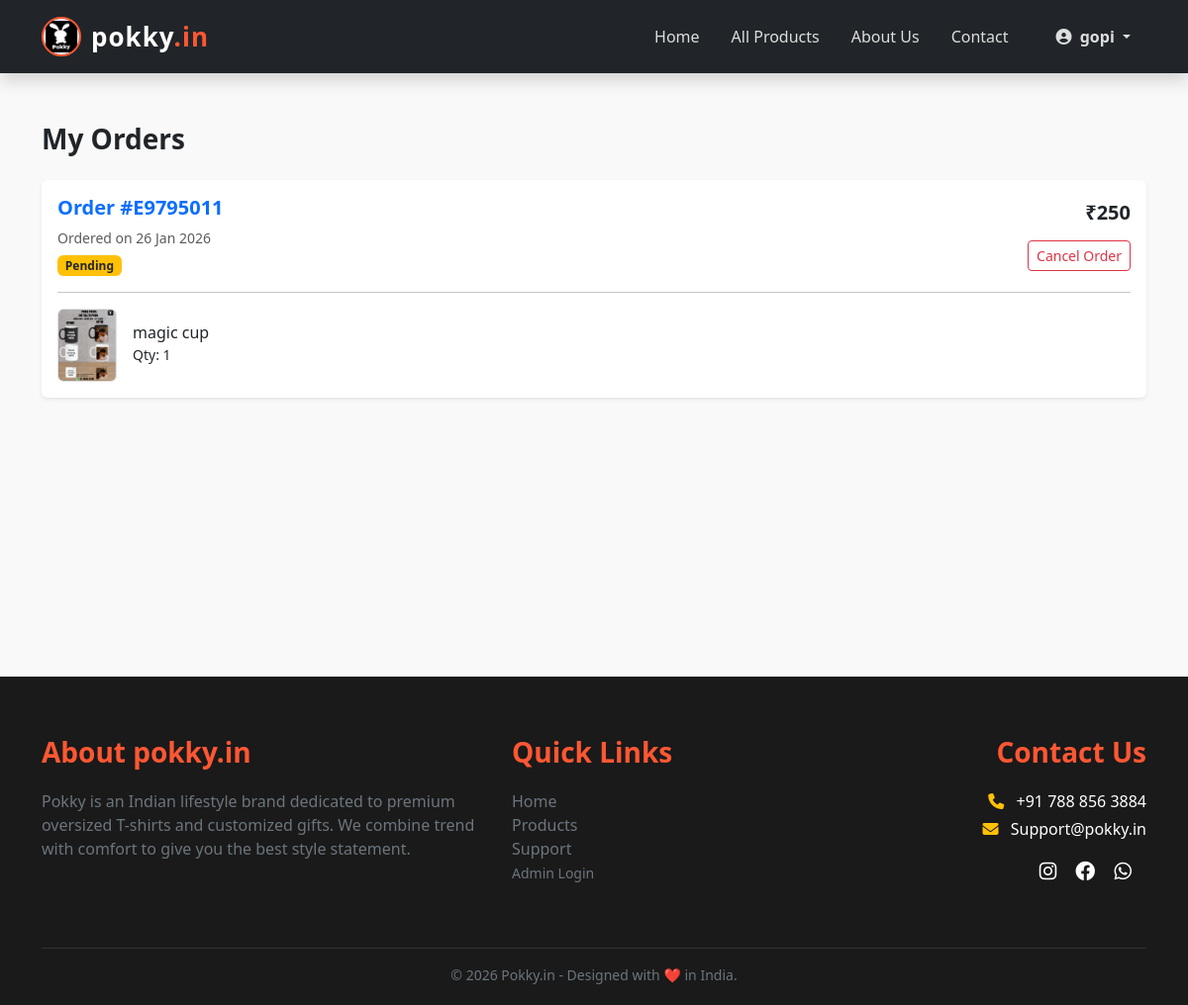
The app's page /my-orders/ (signed in) with its own data.
### store/models.py (models this page shows, shortened)
class Order(models.Model):
    STATUS_CHOICES = (
        ('Pending', 'Pending'),
        ('Accepted', 'Accepted'),
        ('Packed', 'Packed'),
        ('Shipped', 'Shipped'),
        ('Delivered', 'Delivered'),
        ('Cancelled', 'Cancelled'),
    )
    user = models.ForeignKey(User, on_delete=models.CASCADE, null=True, blank=True)
    full_name = models.CharField(max_length=100)
    address = models.TextField()
    phone = models.CharField(max_length=15)
    city = models.CharField(max_length=50)
    pincode = models.CharField(max_length=10)
    total_amount = models.IntegerField()
    status = models.CharField(max_length=20, choices=STATUS_CHOICES, default='Pending')
    created_at = models.DateTimeField(auto_now_add=True)
    order_id = models.CharField(max_length=50, unique=True, blank=True)
    awb_code = models.CharField(max_length=100, blank=True, null=True)  # Shiprocket Tracking No
    courier_name = models.CharField(max_length=100, blank=True, null=True)
    qr_code = models.ImageField(upload_to='qr_codes/', blank=True, null=True)

class OrderItem(models.Model):
    order = models.ForeignKey(Order, on_delete=models.CASCADE)
    product = models.ForeignKey(Product, on_delete=models.CASCADE)
    quantity = models.IntegerField(default=1)
    price = models.IntegerField()

class Product(models.Model):
    name = models.CharField(max_length=200)
    price = models.IntegerField()
    description = models.TextField(blank=True)
    image = models.ImageField(upload_to='uploads/products/')
    is_sale = models.BooleanField(default=False)
    sale_price = models.IntegerField(default=0, blank=True, null=True)

### store/views.py (the view)
# urls.py: path('my-orders/', views.my_orders, name='my_orders'),
@login_required(login_url='login')
def my_orders(request):
    orders = Order.objects.filter(user=request.user).order_by('-created_at')
    return render(request, 'my_orders.html', {'orders': orders})

### templates/my_orders.html
{% extends 'base.html' %}
{% block content %}
<div class="container mt-5">
    <h3 class="fw-bold mb-4">My Orders</h3>
    <div class="row">
        {% for order in orders %}
        <div class="col-12 mb-3">
            <div class="card shadow-sm border-0">
                <div class="card-body">
                    <div class="d-flex justify-content-between align-items-center">
                        <div>
                            <h5 class="fw-bold text-primary">Order #{{ order.order_id }}</h5>
                            <p class="text-muted mb-1 small">Ordered on {{ order.created_at|date:"d M Y" }}</p>
                            <span class="badge {% if order.status == 'Delivered' %}bg-success{% elif order.status == 'Cancelled' %}bg-danger{% else %}bg-warning text-dark{% endif %}">
                                {{ order.status }}
                            </span>
                        </div>
                        <div class="text-end">
                            <h5 class="fw-bold">₹{{ order.total_amount }}</h5>
                            {% if order.status == 'Pending' or order.status == 'Accepted' %}
                            <a href="{% url 'cancel_order' order.id %}" class="btn btn-outline-danger btn-sm mt-2" onclick="return confirm('Are you sure?')">Cancel Order</a>
                            {% endif %}
                        </div>
                    </div>
                    <hr>
                    <div class="d-flex align-items-center">
                        <img src="{{ order.orderitem_set.first.product.image.url }}" width="60" class="rounded border me-3">
                        <div>
                            <h6 class="mb-0">{{ order.orderitem_set.first.product.name }}</h6>
                            <small>Qty: {{ order.orderitem_set.first.quantity }}</small>
                        </div>
                    </div>
                </div>
            </div>
        </div>
        {% empty %}
        <div class="text-center py-5">
            <h4>No orders yet!</h4>
            <a href="{% url 'products' %}" class="btn btn-primary mt-3">Start Shopping</a>
        </div>
        {% endfor %}
    </div>
</div>
{% endblock %}

### templates/base.html (shortened to what this page needs)
{% load static %}
<!DOCTYPE html>
<html lang="en">
<head>
    <link href="https://cdn.jsdelivr.net/npm/bootstrap@5.3.0/dist/css/bootstrap.min.css" rel="stylesheet">
    <link rel="stylesheet" href="https://cdnjs.cloudflare.com/ajax/libs/font-awesome/6.4.0/css/all.min.css">
</head>
<body>
    <nav class="navbar navbar-expand-lg navigation fixed-top shadow">
        <div class="container">
            <a class="navbar-brand d-flex align-items-center" href="{% url 'index' %}">
                <img src="{% static 'images/pokky logo/pokky logo1.jpg' %}" alt="Logo" style="height: 40px; border-radius: 50%; margin-right: 10px; border: 2px solid #ff5733;">
                <span class="pokky">pokky<span class="pok">.in</span></span>
            </a>
            <div class="collapse navbar-collapse" id="navbarNav">
                <ul class="navbar-nav ms-auto mb-2 mb-lg-0 align-items-center">
                    <li class="nav-item"><a class="nav-link" href="{% url 'index' %}">Home</a></li>
                    <li class="nav-item"><a class="nav-link" href="{% url 'products' %}">All Products</a></li>
                    <li class="nav-item"><a class="nav-link" href="{% url 'about' %}">About Us</a></li>
                    <li class="nav-item"><a class="nav-link" href="{% url 'contact' %}">Contact</a></li>
                    {% if user.is_authenticated %}
                        <li class="nav-item dropdown ms-lg-3">
                            <a class="nav-link dropdown-toggle fw-bold text-warning" href="#" role="button" data-bs-toggle="dropdown">
                                <i class="fas fa-user-circle me-1"></i> {{ user.username }}
                            </a>
                        </li>
                    {% else %}
                        <li class="nav-item ms-lg-3">
                            <a href="{% url 'login' %}" class="btn but rounded-pill">Login</a>
                        </li>
                    {% endif %}
                    </ul>
            </div>
        </div>
    </nav>
    <div style="min-height: 60vh;">
        {% block content %}
        {% endblock %}
    </div>
    <div class="footer">
        <div class="container">
            <div class="row">
                <div class="col-md-5 mb-4">
                    <h3>About pokky.in</h3>
                    <p class="text-secondary">Pokky is an Indian lifestyle brand dedicated to premium oversized T-shirts and customized gifts. We combine trend with comfort to give you the best style statement.</p>
                </div>
                <div class="col-md-3 mb-4">
                    <h3>Quick Links</h3>
                    <ul class="list-unstyled">
                        <li><a href="{% url 'index' %}" class="text-secondary text-decoration-none">Home</a></li>
                        <li><a href="{% url 'products' %}" class="text-secondary text-decoration-none">Products</a></li>
                        <li><a href="{% url 'contact' %}" class="text-secondary text-decoration-none">Support</a></li>
                        <li><a href="/admin" class="text-secondary text-decoration-none small">Admin Login</a></li>
                    </ul>
                </div>
                <div class="col-md-4 text-md-end">
                    <h3>Contact Us</h3>
                    <p class="mb-1"><i class="fa-solid fa-phone me-2 text-warning"></i> +91 788 856 3884</p>
                    <p class="mb-3"><i class="fa-solid fa-envelope me-2 text-warning"></i> Support@pokky.in</p>
                    <div>
                        <a href="#" class="social-icon"><i class="fab fa-instagram"></i></a>
                        <a href="#" class="social-icon"><i class="fab fa-facebook"></i></a>
                        <a href="#" class="social-icon"><i class="fab fa-whatsapp"></i></a>
                    </div>
                </div>
            </div>
            <hr class="border-secondary mt-4">
            <p class="text-center text-secondary small mb-0">&copy; 2026 Pokky.in - Designed with ❤️ in India.</p>
        </div>
    </div>
</body>
</html>

### templates/base.html (style rules this page uses)
body { font-family: 'Segoe UI', system-ui, sans-serif; padding-top: 76px; background-color: #f9f9f9; }
.navigation { background-color: #212529; padding: 12px 0; }
.pokky { font-weight: 800; font-size: 26px; color: #ffffff !important; letter-spacing: 1px; }
.pok { color: #ff5733; }
.nav-link { color: #ddd !important; font-size: 16px; margin: 0 8px; transition: 0.3s; font-weight: 500; }
.footer { background-color: #1a1a1a; color: white; padding: 60px 0 20px 0; margin-top: 80px; }
.footer h3 { color: #ff5733; font-weight: bold; margin-bottom: 20px; }
.social-icon { color: white; margin-right: 15px; font-size: 20px; transition: 0.3s; text-decoration: none; }

### records on screen
Order: order_id "E9795011", created_at "26 Jan 2026", status "Pending", total_amount "250", shows "Cancel Order", orderitem_set.first.product.image (picture), orderitem_set.first.product.name "magic cup", orderitem_set.first.quantity "1"

### other values on screen
{{ user.username }} "gopi"
